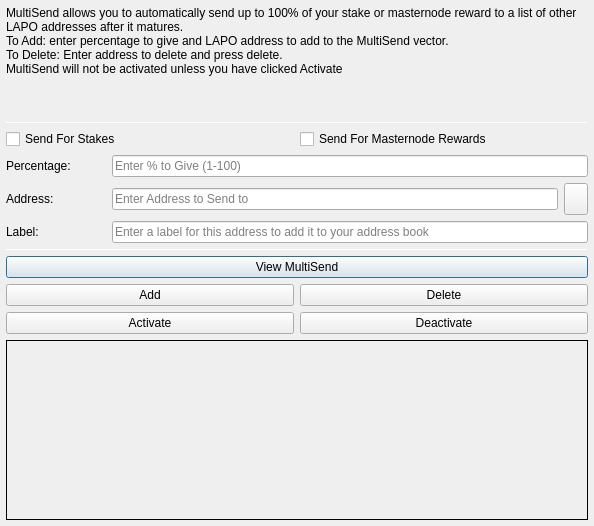
<?xml version="1.0" encoding="UTF-8"?>
<ui version="4.0">
 <class>MultiSendDialog</class>
 <widget class="QDialog" name="MultiSendDialog">
  <property name="windowModality">
   <enum>Qt::NonModal</enum>
  </property>
  <property name="geometry">
   <rect>
    <x>0</x>
    <y>0</y>
    <width>594</width>
    <height>526</height>
   </rect>
  </property>
  <property name="windowTitle">
   <string>MultiSend</string>
  </property>
  <layout class="QVBoxLayout" name="verticalLayout" stretch="0">
   <property name="leftMargin">
    <number>6</number>
   </property>
   <property name="topMargin">
    <number>6</number>
   </property>
   <property name="rightMargin">
    <number>6</number>
   </property>
   <property name="bottomMargin">
    <number>6</number>
   </property>
   <item>
    <layout class="QVBoxLayout" name="verticalLayout_Main" stretch="1,1,1,0,1,1,1">
     <item>
      <widget class="QLabel" name="label_2">
       <property name="lineWidth">
        <number>1</number>
       </property>
       <property name="text">
        <string>MultiSend allows you to automatically send up to 100% of your stake or masternode reward to a list of other LAPO addresses after it matures.
To Add: enter percentage to give and LAPO address to add to the MultiSend vector.
To Delete: Enter address to delete and press delete.
MultiSend will not be activated unless you have clicked Activate</string>
       </property>
       <property name="alignment">
        <set>Qt::AlignLeading|Qt::AlignLeft|Qt::AlignTop</set>
       </property>
       <property name="wordWrap">
        <bool>true</bool>
       </property>
      </widget>
     </item>
     <item>
      <widget class="Line" name="line">
       <property name="minimumSize">
        <size>
         <width>0</width>
         <height>1</height>
        </size>
       </property>
       <property name="maximumSize">
        <size>
         <width>16777215</width>
         <height>1</height>
        </size>
       </property>
       <property name="orientation">
        <enum>Qt::Horizontal</enum>
       </property>
      </widget>
     </item>
     <item>
      <layout class="QVBoxLayout" name="verticalLayout_Settings">
       <item>
        <layout class="QHBoxLayout" name="horizontalLayout">
         <item>
          <widget class="QCheckBox" name="multiSendStakeCheckBox">
           <property name="text">
            <string>Send For Stakes</string>
           </property>
          </widget>
         </item>
         <item>
          <widget class="QCheckBox" name="multiSendMasternodeCheckBox">
           <property name="text">
            <string>Send For Masternode Rewards</string>
           </property>
          </widget>
         </item>
        </layout>
       </item>
       <item>
        <layout class="QHBoxLayout" name="horizontalLayout_6">
         <item>
          <widget class="QLabel" name="label">
           <property name="minimumSize">
            <size>
             <width>100</width>
             <height>0</height>
            </size>
           </property>
           <property name="toolTip">
            <string>Percentage of stake to send</string>
           </property>
           <property name="text">
            <string>Percentage:</string>
           </property>
          </widget>
         </item>
         <item>
          <widget class="QLineEdit" name="multiSendPercentEdit">
           <property name="toolTip">
            <string>Enter whole numbers 1 - 100</string>
           </property>
           <property name="placeholderText">
            <string>Enter % to Give (1-100)</string>
           </property>
          </widget>
         </item>
        </layout>
       </item>
       <item>
        <layout class="QHBoxLayout" name="horizontalLayout_7">
         <item>
          <widget class="QLabel" name="label_5">
           <property name="minimumSize">
            <size>
             <width>100</width>
             <height>0</height>
            </size>
           </property>
           <property name="toolTip">
            <string>Address to send portion of stake to</string>
           </property>
           <property name="text">
            <string>Address:</string>
           </property>
          </widget>
         </item>
         <item>
          <widget class="QLineEdit" name="multiSendAddressEdit">
           <property name="toolTip">
            <string/>
           </property>
           <property name="placeholderText">
            <string>Enter Address to Send to</string>
           </property>
          </widget>
         </item>
         <item>
          <widget class="QToolButton" name="addressBookButton">
           <property name="maximumSize">
            <size>
             <width>16777215</width>
             <height>32</height>
            </size>
           </property>
           <property name="toolTip">
            <string>Choose an address from the address book</string>
           </property>
           <property name="text">
            <string/>
           </property>
           <property name="icon">
            <iconset resource="../lapo.qrc">
             <normaloff>:/icons/address-book</normaloff>:/icons/address-book</iconset>
           </property>
           <property name="shortcut">
            <string>Alt+A</string>
           </property>
          </widget>
         </item>
        </layout>
       </item>
      </layout>
     </item>
     <item>
      <layout class="QHBoxLayout" name="horizontalLayout_3">
       <item>
        <widget class="QLabel" name="label_3">
         <property name="minimumSize">
          <size>
           <width>100</width>
           <height>0</height>
          </size>
         </property>
         <property name="text">
          <string>Label:</string>
         </property>
        </widget>
       </item>
       <item>
        <widget class="QLineEdit" name="labelAddressLabelEdit">
         <property name="placeholderText">
          <string>Enter a label for this address to add it to your address book</string>
         </property>
        </widget>
       </item>
      </layout>
     </item>
     <item>
      <widget class="Line" name="line_2">
       <property name="minimumSize">
        <size>
         <width>0</width>
         <height>1</height>
        </size>
       </property>
       <property name="maximumSize">
        <size>
         <width>16777215</width>
         <height>1</height>
        </size>
       </property>
       <property name="orientation">
        <enum>Qt::Horizontal</enum>
       </property>
      </widget>
     </item>
     <item>
      <layout class="QVBoxLayout" name="verticalLayout_Buttons">
       <item>
        <layout class="QHBoxLayout" name="horizontalLayout_4">
         <item>
          <widget class="QPushButton" name="viewButton">
           <property name="toolTip">
            <string/>
           </property>
           <property name="statusTip">
            <string>View MultiSend Vector</string>
           </property>
           <property name="text">
            <string>View MultiSend</string>
           </property>
          </widget>
         </item>
        </layout>
       </item>
       <item>
        <layout class="QHBoxLayout" name="horizontalLayout_2">
         <item>
          <widget class="QPushButton" name="addButton">
           <property name="toolTip">
            <string/>
           </property>
           <property name="statusTip">
            <string>Add to MultiSend Vector</string>
           </property>
           <property name="text">
            <string>Add</string>
           </property>
          </widget>
         </item>
         <item>
          <widget class="QPushButton" name="deleteButton">
           <property name="toolTip">
            <string/>
           </property>
           <property name="statusTip">
            <string>Delete Address From MultiSend Vector</string>
           </property>
           <property name="text">
            <string>Delete</string>
           </property>
          </widget>
         </item>
        </layout>
       </item>
       <item>
        <layout class="QHBoxLayout" name="horizontalLayout_5">
         <item>
          <widget class="QPushButton" name="activateButton">
           <property name="statusTip">
            <string>Activate MultiSend</string>
           </property>
           <property name="text">
            <string>Activate</string>
           </property>
          </widget>
         </item>
         <item>
          <widget class="QPushButton" name="disableButton">
           <property name="statusTip">
            <string>Deactivate MultiSend</string>
           </property>
           <property name="text">
            <string>Deactivate</string>
           </property>
          </widget>
         </item>
        </layout>
       </item>
      </layout>
     </item>
     <item>
      <widget class="QLabel" name="message">
       <property name="minimumSize">
        <size>
         <width>0</width>
         <height>180</height>
        </size>
       </property>
       <property name="frameShape">
        <enum>QFrame::Panel</enum>
       </property>
       <property name="frameShadow">
        <enum>QFrame::Plain</enum>
       </property>
       <property name="lineWidth">
        <number>1</number>
       </property>
       <property name="midLineWidth">
        <number>1</number>
       </property>
       <property name="text">
        <string/>
       </property>
       <property name="alignment">
        <set>Qt::AlignLeading|Qt::AlignLeft|Qt::AlignTop</set>
       </property>
       <property name="wordWrap">
        <bool>true</bool>
       </property>
      </widget>
     </item>
    </layout>
   </item>
  </layout>
 </widget>
 <resources>
  <include location="../lapo.qrc"/>
 </resources>
 <connections/>
</ui>
